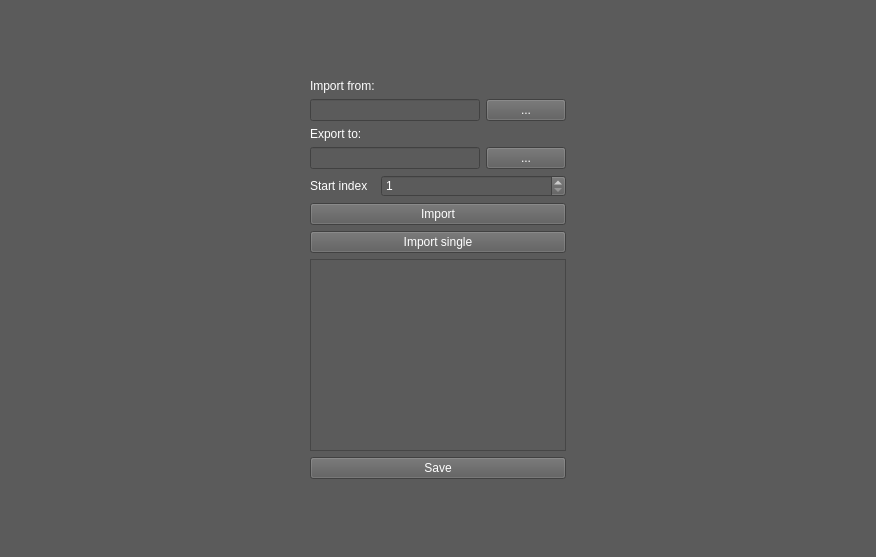
<?xml version="1.0" encoding="UTF-8"?>
<ui version="4.0">
 <class>DicomSource</class>
 <widget class="QWidget" name="DicomSource">
  <property name="geometry">
   <rect>
    <x>0</x>
    <y>0</y>
    <width>876</width>
    <height>557</height>
   </rect>
  </property>
  <property name="windowTitle">
   <string>Form</string>
  </property>
  <property name="styleSheet">
   <string notr="true">background-color: rgb(91,91,91);
color: white
</string>
  </property>
  <layout class="QHBoxLayout" name="horizontalLayout">
   <item>
    <widget class="QWidget" name="widget" native="true">
     <property name="sizePolicy">
      <sizepolicy hsizetype="Expanding" vsizetype="Preferred">
       <horstretch>0</horstretch>
       <verstretch>0</verstretch>
      </sizepolicy>
     </property>
    </widget>
   </item>
   <item>
    <widget class="QWidget" name="widget_4" native="true">
     <property name="sizePolicy">
      <sizepolicy hsizetype="Preferred" vsizetype="Expanding">
       <horstretch>0</horstretch>
       <verstretch>0</verstretch>
      </sizepolicy>
     </property>
     <layout class="QVBoxLayout" name="verticalLayout">
      <item>
       <widget class="QWidget" name="widget_3" native="true">
        <property name="sizePolicy">
         <sizepolicy hsizetype="Preferred" vsizetype="Expanding">
          <horstretch>0</horstretch>
          <verstretch>0</verstretch>
         </sizepolicy>
        </property>
       </widget>
      </item>
      <item>
       <widget class="QWidget" name="widget_6" native="true">
        <property name="sizePolicy">
         <sizepolicy hsizetype="Preferred" vsizetype="Preferred">
          <horstretch>0</horstretch>
          <verstretch>0</verstretch>
         </sizepolicy>
        </property>
        <layout class="QFormLayout" name="formLayout">
         <property name="fieldGrowthPolicy">
          <enum>QFormLayout::AllNonFixedFieldsGrow</enum>
         </property>
         <item row="0" column="0">
          <widget class="QLabel" name="label">
           <property name="text">
            <string>Import from:</string>
           </property>
          </widget>
         </item>
         <item row="1" column="0" colspan="2">
          <widget class="QWidget" name="widget_8" native="true">
           <layout class="QHBoxLayout" name="horizontalLayout_3">
            <property name="leftMargin">
             <number>0</number>
            </property>
            <property name="topMargin">
             <number>0</number>
            </property>
            <property name="rightMargin">
             <number>0</number>
            </property>
            <property name="bottomMargin">
             <number>0</number>
            </property>
            <item>
             <widget class="QLineEdit" name="importFromEdit"/>
            </item>
            <item>
             <widget class="QPushButton" name="importFromButton">
              <property name="text">
               <string>...</string>
              </property>
             </widget>
            </item>
           </layout>
          </widget>
         </item>
         <item row="4" column="0">
          <widget class="QLabel" name="label_2">
           <property name="text">
            <string>Export to:</string>
           </property>
          </widget>
         </item>
         <item row="5" column="0" colspan="2">
          <widget class="QWidget" name="widget_7" native="true">
           <layout class="QHBoxLayout" name="horizontalLayout_2">
            <property name="leftMargin">
             <number>0</number>
            </property>
            <property name="topMargin">
             <number>0</number>
            </property>
            <property name="rightMargin">
             <number>0</number>
            </property>
            <property name="bottomMargin">
             <number>0</number>
            </property>
            <item>
             <widget class="QLineEdit" name="exportToEdit"/>
            </item>
            <item>
             <widget class="QPushButton" name="exportToButton">
              <property name="text">
               <string>...</string>
              </property>
             </widget>
            </item>
           </layout>
          </widget>
         </item>
         <item row="6" column="0">
          <widget class="QLabel" name="label_3">
           <property name="text">
            <string>Start index</string>
           </property>
          </widget>
         </item>
         <item row="6" column="1">
          <widget class="QSpinBox" name="startIndex">
           <property name="minimum">
            <number>1</number>
           </property>
           <property name="maximum">
            <number>65535</number>
           </property>
           <property name="value">
            <number>1</number>
           </property>
          </widget>
         </item>
         <item row="7" column="0" colspan="2">
          <widget class="QPushButton" name="importButton">
           <property name="text">
            <string>Import</string>
           </property>
          </widget>
         </item>
         <item row="9" column="0" colspan="2">
          <widget class="QTableView" name="tableView"/>
         </item>
         <item row="8" column="0" colspan="2">
          <widget class="QPushButton" name="importSingleButton">
           <property name="text">
            <string>Import single</string>
           </property>
          </widget>
         </item>
         <item row="10" column="0" colspan="2">
          <widget class="QPushButton" name="saveButton">
           <property name="text">
            <string>Save</string>
           </property>
          </widget>
         </item>
        </layout>
       </widget>
      </item>
      <item>
       <widget class="QWidget" name="widget_5" native="true">
        <property name="sizePolicy">
         <sizepolicy hsizetype="Preferred" vsizetype="Expanding">
          <horstretch>0</horstretch>
          <verstretch>0</verstretch>
         </sizepolicy>
        </property>
       </widget>
      </item>
     </layout>
    </widget>
   </item>
   <item>
    <widget class="QWidget" name="widget_2" native="true">
     <property name="sizePolicy">
      <sizepolicy hsizetype="Expanding" vsizetype="Preferred">
       <horstretch>0</horstretch>
       <verstretch>0</verstretch>
      </sizepolicy>
     </property>
    </widget>
   </item>
  </layout>
 </widget>
 <resources>
  <include location="../../dicom/ui/dicomRC.qrc"/>
 </resources>
 <connections/>
</ui>
